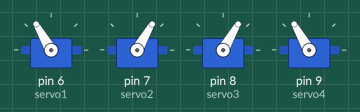
Recording of a sketch running on a simulated Arduino Uno, built with avr-gcc and run on an emulated ATmega328P. Parts: 4 × servo.

Above: at 0.05 s.
At 2.0 s:
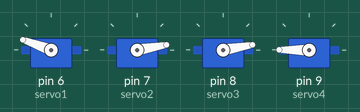
Timing chart, 0 to 4.6 s (numbered marks = the images above):
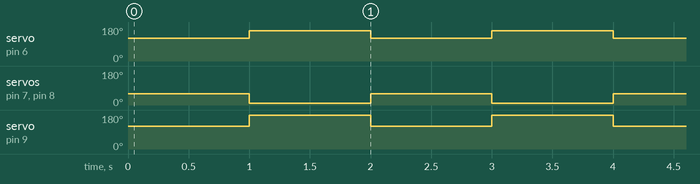

The sketch:

sitingANDstanding.ino
```cpp
#include <Servo.h>

Servo servo1;
Servo servo2;
Servo servo3;
Servo servo4;

int initialAngle1 = 160; // Initial position for servo1
int initialAngle2 = 10;  // Initial position for servo2
int initialAngle3 = 10; // Initial position for servo3
int initialAngle4 = 180;  // Initial position for servo4

int movingAngle1 = 120;  // Moving position for servo1
int movingAngle2 = 60;   // Moving position for servo2
int movingAngle3 = 60;   // Moving position for servo3
int movingAngle4 = 120;  // Moving position for servo4

void setup() {
  servo1.attach(6);  // Attach servo1 to pin 9
  servo2.attach(7); // Attach servo2 to pin 10
  servo3.attach(8); // Attach servo3 to pin 11
  servo4.attach(9); // Attach servo4 to pin 12

  // Set initial positions for each servo
  servo1.write(initialAngle1);
  servo2.write(initialAngle2);
  servo3.write(initialAngle3);
  servo4.write(initialAngle4);
}

void loop() {
  // Move to moving positions
  servo1.write(movingAngle1);
  servo2.write(movingAngle2);
  servo3.write(movingAngle3);
  servo4.write(movingAngle4);

  delay(1000);  // Delay to observe the movement

  // Return to initial positions
  servo1.write(initialAngle1);
  servo2.write(initialAngle2);
  servo3.write(initialAngle3);
  servo4.write(initialAngle4);

  delay(1000);  // Delay to observe the movement
}
```

Measured:
- by itself, servo on pin 6 (servo1): alternates 160° for 1.0 s and 120° for 1.0 s
- by itself, servo on pin 7 (servo2), servo on pin 8 (servo3): alternates 60° for 1.0 s and 10° for 1.0 s
- by itself, servo on pin 9 (servo4): alternates 180° for 1.0 s and 120° for 1.0 s
